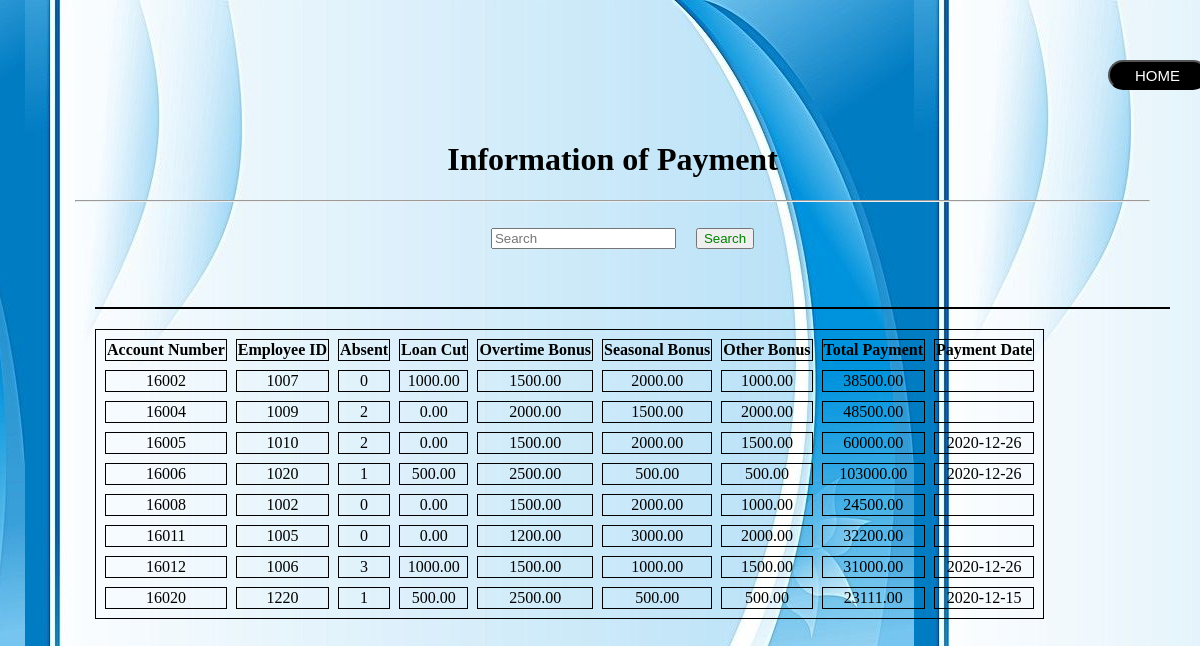
Screenshot of /payment.php (signed in) with the database file from the repository.
### tables this page shows
CREATE TABLE `payment_info` (
  `Account_No` int(10) NOT NULL,
  `E_ID` int(10) DEFAULT NULL,
  `Absent` int(10) DEFAULT NULL,
  `Loan_cut` double(10,2) DEFAULT NULL,
  `Overtime` double(10,2) DEFAULT NULL,
  `Seasonal_Bonus` double(10,2) DEFAULT NULL,
  `Other_Bonus` double(10,2) DEFAULT NULL,
  `Total_Payment` double(10,2) DEFAULT NULL,
  `Payment_Date` date DEFAULT NULL
);

### payment.php (the view, shortened to what this page needs)
<!DOCTYPE html>
<html>
<head>
	<link rel="stylesheet" href="../style.css">
          <form method="post" action="login_landing.php">
  	      <input type="submit" value="HOME" id="btn1">
            </form>
</head>
<body background="50.jpg">
	<h1> Information of Payment </h1> <hr> <br>
<table style="width:100%;">
   <form style="margin-top: 5%;" action="../CSE327-Project/paysearch.php" method= "post">
<input type="text" name="paysearch" placeholder="Search">
<input type="submit" value="Search" style="margin-top: 0.0000005%; color: green;">
<br><br>
</form>
</table>
<table border="3" cellspacing="9" style="text-align: center;">
<tr>
	<th>Account Number</th>
	<th>Employee ID</th>
	<th>Absent</th>
	<th>Loan Cut</th>
	<th>Overtime Bonus</th>
	<th>Seasonal Bonus</th>
	<th>Other Bonus</th>
	<th>Total Payment</th>
	<th>Payment Date</th>
</tr>
<?php
include("db_connection.php");
$query = "select * from payment_info";
$data = mysqli_query($conn, $query);
$total = mysqli_num_rows($data);
if($total!=0)
{
	while($result=mysqli_fetch_assoc($data))
	{
		echo "
		<tr>
		<td>".$result['Account_No']."</td>
		<td>".$result['E_ID']."</td>
		<td>".$result['Absent']."</td>
		<td>".$result['Loan_cut']."</td>
		<td>".$result['Overtime']."</td>
		<td>".$result['Seasonal_Bonus']."</td>
		<td>".$result['Other_Bonus']."</td>
		<td>".$result['Total_Payment']."</td>
		<td>".$result['Payment_Date']."</td>
		</tr>
		";
	}
}
else
{
	echo "No Records Found";
}
?>
</table>
</body>
</html>

### style.css (style rules this page uses)
body { margin-left: 10px; }
input { margin-left: 20px; margin-bottom: 20px; }
form { padding: 10px 10px 10px 10px; width: 400px; margin-left: 30%; margin-right: 0%; display: dashed; text-align: center; }
table, th, td { border: 1px solid black; }
html { margin-left: 25px; margin-right: 25px; }
body { text-align: center; margin-left: 50px; margin-right: 25px; margin-top: 50px; margin-bottom: 25px; }
table { margin: 20px; }

### payment.php (style rules this page uses)
#btn1 { background-color: black; color: white; height: 30px; width: 100px; display: inline-block; border-radius: 25px; font-size: 15px; font-style: all; text-align: center; margin-left: 700px; margin-top: 0px; }

### rows the page displays
payment_info: Account_No "16002", E_ID "1007", Absent "0", Loan_cut "1000.00", Overtime "1500.00", Seasonal_Bonus "2000.00", Other_Bonus "1000.00", Total_Payment "38500.00"
payment_info: Account_No "16004", E_ID "1009", Absent "2", Loan_cut "0.00", Overtime "2000.00", Seasonal_Bonus "1500.00", Other_Bonus "2000.00", Total_Payment "48500.00"
payment_info: Account_No "16005", E_ID "1010", Absent "2", Loan_cut "0.00", Overtime "1500.00", Seasonal_Bonus "2000.00", Other_Bonus "1500.00", Total_Payment "60000.00", Payment_Date "2020-12-26"
payment_info: Account_No "16006", E_ID "1020", Absent "1", Loan_cut "500.00", Overtime "2500.00", Seasonal_Bonus "500.00", Other_Bonus "500.00", Total_Payment "103000.00", Payment_Date "2020-12-26"
payment_info: Account_No "16008", E_ID "1002", Absent "0", Loan_cut "0.00", Overtime "1500.00", Seasonal_Bonus "2000.00", Other_Bonus "1000.00", Total_Payment "24500.00"
payment_info: Account_No "16011", E_ID "1005", Absent "0", Loan_cut "0.00", Overtime "1200.00", Seasonal_Bonus "3000.00", Other_Bonus "2000.00", Total_Payment "32200.00"
payment_info: Account_No "16012", E_ID "1006", Absent "3", Loan_cut "1000.00", Overtime "1500.00", Seasonal_Bonus "1000.00", Other_Bonus "1500.00", Total_Payment "31000.00", Payment_Date "2020-12-26"
payment_info: Account_No "16020", E_ID "1220", Absent "1", Loan_cut "500.00", Overtime "2500.00", Seasonal_Bonus "500.00", Other_Bonus "500.00", Total_Payment "23111.00", Payment_Date "2020-12-15"
